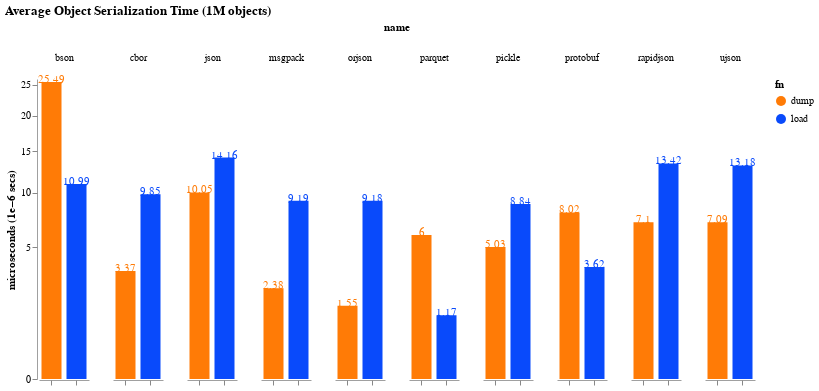

Notebook cell for this chart:
### Code cell
make_bars_chart(
    million_df,
    avg_col='avg_object',
    title='Average Object Serialization Time (1M objects)',
    sqrt_scale=True,
    labels=False,
)

### Figure 1 — Vega-Lite specification as saved in the notebook (floating-point values rounded to 4 significant figures)
{"config": {"view": {"continuousWidth": 300, "continuousHeight": 300, "stroke": "transparent"}, "axis": {"domainWidth": 0.8}}, "data": {"name": "data-dd8ea8a37f9ffc01460fb7ee718d619c"}, "facet": {"column": {"field": "name", "type": "nominal"}}, "spec": {"layer": [{"mark": {"type": "bar", "size": 20, "stroke": "transparent"}, "encoding": {"color": {"field": "fn", "legend": {}, "scale": {"range": ["#FF7B06", "#094AFB"]}, "type": "nominal"}, "x": {"axis": {"labels": false, "title": ""}, "field": "fn", "scale": {}, "type": "nominal"}, "y": {"axis": {"grid": false, "title": "microseconds (1e−6 secs)"}, "field": "µs", "scale": {"type": "sqrt"}, "type": "quantitative"}}}, {"mark": {"type": "text", "color": "black", "dx": 0, "dy": -2}, "encoding": {"color": {"field": "fn", "legend": {}, "scale": {"range": ["#FF7B06", "#094AFB"]}, "type": "nominal"}, "text": {"field": "µs", "type": "quantitative"}, "x": {"axis": {"labels": false, "title": ""}, "field": "fn", "scale": {}, "type": "nominal"}, "y": {"axis": {"grid": false, "title": "microseconds (1e−6 secs)"}, "field": "µs", "scale": {"type": "sqrt"}, "type": "quantitative"}}}], "height": 300, "width": 50}, "title": "Average Object Serialization Time (1M objects)", "$schema": "https://vega.github.io/schema/vega-lite/v5.8.0.json", "datasets": {"data-dd8ea8a37f9ffc01460fb7ee718d619c": [{"name": "bson", "dtype": "dicts", "fn": "dump", "items": 1000000, "avg": 25.49, "avg_serde": 18.24, "baseline-ratio": 253.6, "baseline-speedup": 0.3943, "serialized_size": 446883139, "avg_object": 2.549e-05, "avg_serde_object": 1.824e-05, "avg_serialized_size": 446.9, "µs": 25.49}, {"name": "bson", "dtype": "dicts", "fn": "load", "items": 1000000, "avg": 10.99, "avg_serde": 18.24, "baseline-ratio": 77.62, "baseline-speedup": 1.288, "serialized_size": 446883139, "avg_object": 1.099e-05, "avg_serde_object": 1.824e-05, "avg_serialized_size": 446.9, "µs": 10.99}, {"name": "cbor", "dtype": "dicts", "fn": "dump", "items": 1000000, "avg": 3.369, "avg_serde": 6.608, "baseline-ratio": 33.52, "baseline-speedup": 2.984, "serialized_size": 372329891, "avg_object": 3.369e-06, "avg_serde_object": 6.608e-06, "avg_serialized_size": 372.3, "µs": 3.37}, {"name": "cbor", "dtype": "dicts", "fn": "load", "items": 1000000, "avg": 9.847, "avg_serde": 6.608, "baseline-ratio": 69.53, "baseline-speedup": 1.438, "serialized_size": 372329891, "avg_object": 9.847e-06, "avg_serde_object": 6.608e-06, "avg_serialized_size": 372.3, "µs": 9.85}, {"name": "json", "dtype": "dicts", "fn": "dump", "items": 1000000, "avg": 10.05, "avg_serde": 12.11, "baseline-ratio": 100.0, "baseline-speedup": 1.0, "serialized_size": 781815927, "avg_object": 1.005e-05, "avg_serde_object": 1.211e-05, "avg_serialized_size": 781.8, "µs": 10.05}, {"name": "json", "dtype": "dicts", "fn": "load", "items": 1000000, "avg": 14.16, "avg_serde": 12.11, "baseline-ratio": 100.0, "baseline-speedup": 1.0, "serialized_size": 781815927, "avg_object": 1.416e-05, "avg_serde_object": 1.211e-05, "avg_serialized_size": 781.8, "µs": 14.16}, {"name": "msgpack", "dtype": "dicts", "fn": "dump", "items": 1000000, "avg": 2.375, "avg_serde": 5.784, "baseline-ratio": 23.63, "baseline-speedup": 4.232, "serialized_size": 372092463, "avg_object": 2.375e-06, "avg_serde_object": 5.784e-06, "avg_serialized_size": 372.1, "µs": 2.38}, {"name": "msgpack", "dtype": "dicts", "fn": "load", "items": 1000000, "avg": 9.193, "avg_serde": 5.784, "baseline-ratio": 64.91, "baseline-speedup": 1.541, "serialized_size": 372092463, "avg_object": 9.193e-06, "avg_serde_object": 5.784e-06, "avg_serialized_size": 372.1, "µs": 9.19}, {"name": "orjson", "dtype": "dicts", "fn": "dump", "items": 1000000, "avg": 1.553, "avg_serde": 5.366, "baseline-ratio": 15.44, "baseline-speedup": 6.475, "serialized_size": 432798085, "avg_object": 1.553e-06, "avg_serde_object": 5.366e-06, "avg_serialized_size": 432.8, "µs": 1.55}, {"name": "orjson", "dtype": "dicts", "fn": "load", "items": 1000000, "avg": 9.18, "avg_serde": 5.366, "baseline-ratio": 64.81, "baseline-speedup": 1.543, "serialized_size": 432798085, "avg_object": 9.18e-06, "avg_serde_object": 5.366e-06, "avg_serialized_size": 432.8, "µs": 9.18}, {"name": "parquet", "dtype": "tuples", "fn": "dump", "items": 1000000, "avg": 5.998, "avg_serde": 3.583, "baseline-ratio": 90.55, "baseline-speedup": 1.104, "serialized_size": 290030842, "avg_object": 5.998e-06, "avg_serde_object": 3.583e-06, "avg_serialized_size": 290.0, "µs": 6.0}, {"name": "parquet", "dtype": "tuples", "fn": "load", "items": 1000000, "avg": 1.168, "avg_serde": 3.583, "baseline-ratio": 8.625, "baseline-speedup": 11.59, "serialized_size": 290030842, "avg_object": 1.168e-06, "avg_serde_object": 3.583e-06, "avg_serialized_size": 290.0, "µs": 1.17}, {"name": "pickle", "dtype": "dicts", "fn": "dump", "items": 1000000, "avg": 5.035, "avg_serde": 6.938, "baseline-ratio": 50.08, "baseline-speedup": 1.997, "serialized_size": 330085546, "avg_object": 5.035e-06, "avg_serde_object": 6.938e-06, "avg_serialized_size": 330.1, "µs": 5.03}, {"name": "pickle", "dtype": "dicts", "fn": "load", "items": 1000000, "avg": 8.841, "avg_serde": 6.938, "baseline-ratio": 62.43, "baseline-speedup": 1.602, "serialized_size": 330085546, "avg_object": 8.841e-06, "avg_serde_object": 6.938e-06, "avg_serialized_size": 330.1, "µs": 8.84}, {"name": "protobuf", "dtype": "tuples", "fn": "dump", "items": 1000000, "avg": 8.019, "avg_serde": 5.817, "baseline-ratio": 121.0, "baseline-speedup": 0.8261, "serialized_size": 299458025, "avg_object": 8.019e-06, "avg_serde_object": 5.817e-06, "avg_serialized_size": 299.5, "µs": 8.02}, {"name": "protobuf", "dtype": "tuples", "fn": "load", "items": 1000000, "avg": 3.615, "avg_serde": 5.817, "baseline-ratio": 26.69, "baseline-speedup": 3.747, "serialized_size": 299458025, "avg_object": 3.615e-06, "avg_serde_object": 5.817e-06, "avg_serialized_size": 299.5, "µs": 3.62}, {"name": "rapidjson", "dtype": "dicts", "fn": "dump", "items": 1000000, "avg": 7.098, "avg_serde": 10.26, "baseline-ratio": 70.6, "baseline-speedup": 1.416, "serialized_size": 759122833, "avg_object": 7.098e-06, "avg_serde_object": 1.026e-05, "avg_serialized_size": 759.1, "µs": 7.1}, {"name": "rapidjson", "dtype": "dicts", "fn": "load", "items": 1000000, "avg": 13.42, "avg_serde": 10.26, "baseline-ratio": 94.77, "baseline-speedup": 1.055, "serialized_size": 759122833, "avg_object": 1.342e-05, "avg_serde_object": 1.026e-05, "avg_serialized_size": 759.1, "µs": 13.42}, {"name": "ujson", "dtype": "dicts", "fn": "dump", "items": 1000000, "avg": 7.086, "avg_serde": 10.13, "baseline-ratio": 70.48, "baseline-speedup": 1.419, "serialized_size": 759753776, "avg_object": 7.086e-06, "avg_serde_object": 1.013e-05, "avg_serialized_size": 759.8, "µs": 7.09}, {"name": "ujson", "dtype": "dicts", "fn": "load", "items": 1000000, "avg": 13.18, "avg_serde": 10.13, "baseline-ratio": 93.09, "baseline-speedup": 1.074, "serialized_size": 759753776, "avg_object": 1.318e-05, "avg_serde_object": 1.013e-05, "avg_serialized_size": 759.8, "µs": 13.18}]}}
